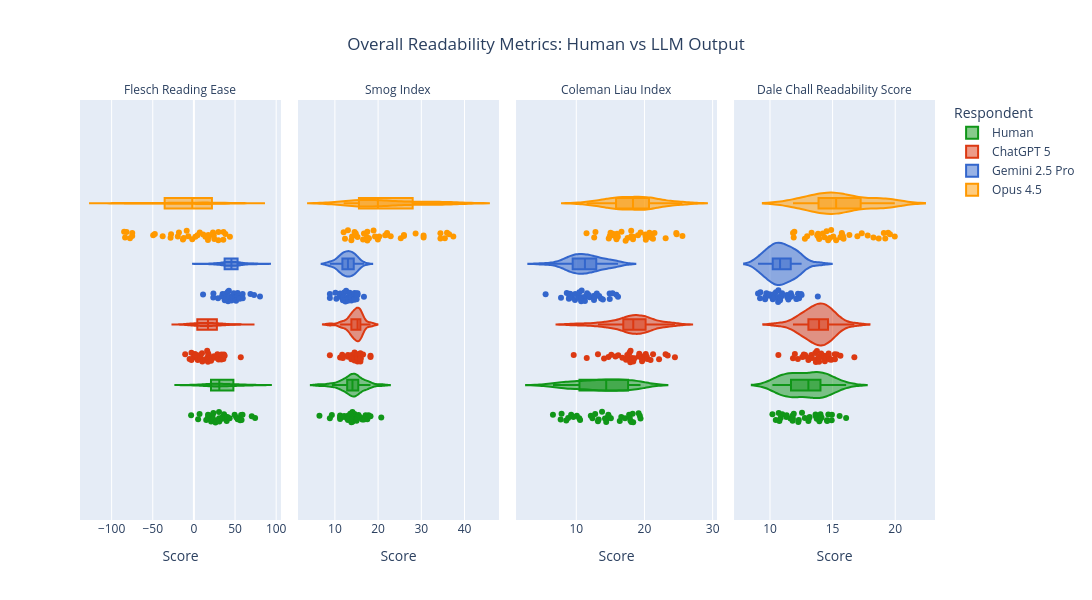

The code cell stored with this chart in its notebook:
### Code cell
# Facet only by metric
fig = px.violin(
    to_plot[to_plot["metric"].isin(plot_metrics)], 
    x = "Score", color = "Respondent", 
    box = True, points = "all",
    facet_col = "metric", 
    title = "Overall Readability Metrics: Human vs LLM Output",
    color_discrete_map = colour_mapping,
    height = 600, width = 1200,
    ).update_xaxes(matches = None).update_layout(title_x = 0.5)

# fig = px.box(to_plot, x = "Score", color = "Respondent", 
#              points = "all",
#              facet_col = "metric", 
#              height = 500, width = 1300
#              ).update_xaxes(matches = None).update_layout(boxmode = "group", boxgap = 0, boxgroupgap = 0.5)

fig.for_each_annotation(lambda a: a.update(text = a.text.split("=")[1].replace("_", " ").title()))
fig.for_each_xaxis(lambda xaxis: xaxis.update(showticklabels = True))
fig.show()

### Figure 1 — Plotly figure (JSON) as saved in the notebook; plotly's stock layout.template omitted (floating-point values rounded to 4 significant figures)
{"data": [{"alignmentgroup": "True", "box": {"visible": true}, "hovertemplate": "Respondent=Human<br>metric=flesch_reading_ease<br>Score=%{x}<extra></extra>", "legendgroup": "Human", "marker": {"color": "#109618"}, "name": "Human", "offsetgroup": "Human", "orientation": "h", "points": "all", "scalegroup": "True", "showlegend": true, "type": "violin", "x": [36.59, 49.48, 57.36, 74.4, 53.16, 30.73, 37.9, 6.87, 23.0, 26.21, -3.397, 14.97, 20.93, 17.16, 20.72, 43.45, 57.92, 70.32, 56.28, 39.84, 30.88, 22.62, 23.68, 17.14, 59.07, 30.5, 51.47, 5.133, 34.87, 38.06, 40.78, 19.63, 34.25, 17.61, 27.84], "x0": " ", "xaxis": "x", "y0": " ", "yaxis": "y"}, {"alignmentgroup": "True", "box": {"visible": true}, "hovertemplate": "Respondent=Human<br>metric=smog_index<br>Score=%{x}<extra></extra>", "legendgroup": "Human", "marker": {"color": "#109618"}, "name": "Human", "offsetgroup": "Human", "orientation": "h", "points": "all", "scalegroup": "True", "showlegend": false, "type": "violin", "x": [12.79, 14.07, 13.02, 6.427, 11.21, 14.91, 11.86, 17.8, 17.12, 16.32, 20.74, 16.73, 14.96, 14.27, 15.47, 14.55, 9.3, 8.842, 11.21, 14.07, 15.02, 13.82, 13.97, 15.11, 11.21, 12.16, 13.02, 15.9, 13.56, 13.02, 15.25, 17.51, 14.07, 18.24, 14.55], "x0": " ", "xaxis": "x2", "y0": " ", "yaxis": "y2"}, {"alignmentgroup": "True", "box": {"visible": true}, "hovertemplate": "Respondent=Human<br>metric=coleman_liau_index<br>Score=%{x}<extra></extra>", "legendgroup": "Human", "marker": {"color": "#109618"}, "name": "Human", "offsetgroup": "Human", "orientation": "h", "points": "all", "scalegroup": "True", "showlegend": false, "type": "violin", "x": [14.75, 12.37, 8.809, 7.706, 9.249, 15.07, 10.56, 19.14, 16.6, 14.39, 19.42, 17.93, 18.35, 17.83, 18.27, 9.572, 8.526, 6.575, 10.08, 12.13, 13.28, 14.46, 18.07, 17.75, 7.843, 13.78, 10.43, 16.38, 19.32, 12.77, 13.17, 14.68, 14.21, 17.15, 14.7], "x0": " ", "xaxis": "x3", "y0": " ", "yaxis": "y3"}, {"alignmentgroup": "True", "box": {"visible": true}, "hovertemplate": "Respondent=Human<br>metric=dale_chall_readability_score<br>Score=%{x}<extra></extra>", "legendgroup": "Human", "marker": {"color": "#109618"}, "name": "Human", "offsetgroup": "Human", "orientation": "h", "points": "all", "scalegroup": "True", "showlegend": false, "type": "violin", "x": [14.02, 13.94, 11.9, 14.03, 11.81, 11.3, 14.03, 14.93, 13.1, 13.07, 13.73, 11.81, 14.55, 15.56, 14.57, 11.63, 12.26, 11.83, 10.75, 11.33, 12.56, 14.95, 16.08, 14.66, 10.7, 12.78, 10.19, 13.66, 14.11, 12.3, 10.85, 13.16, 10.46, 13.64, 10.98], "x0": " ", "xaxis": "x4", "y0": " ", "yaxis": "y4"}, {"alignmentgroup": "True", "box": {"visible": true}, "hovertemplate": "Respondent=ChatGPT 5<br>metric=flesch_reading_ease<br>Score=%{x}<extra></extra>", "legendgroup": "ChatGPT 5", "marker": {"color": "#DC3912"}, "name": "ChatGPT 5", "offsetgroup": "ChatGPT 5", "orientation": "h", "points": "all", "scalegroup": "True", "showlegend": true, "type": "violin", "x": [9.829, 29.95, 28.75, 17.38, -0.746, -10.59, 37.37, 24.44, 1.26, 10.23, -2.97, 17.38, 36.51, 3.963, 8.318, 18.35, 18.96, 17.08, 16.12, 4.643, 20.89, 25.84, 16.5, -2.97, 13.71, 35.81, 33.39, 7.614, -5.251, 17.38, 56.97, 2.275, 33.53, 28.62, 1.999], "x0": " ", "xaxis": "x", "y0": " ", "yaxis": "y"}, {"alignmentgroup": "True", "box": {"visible": true}, "hovertemplate": "Respondent=ChatGPT 5<br>metric=smog_index<br>Score=%{x}<extra></extra>", "legendgroup": "ChatGPT 5", "marker": {"color": "#DC3912"}, "name": "ChatGPT 5", "offsetgroup": "ChatGPT 5", "orientation": "h", "points": "all", "scalegroup": "True", "showlegend": false, "type": "violin", "x": [14.91, 14.07, 13.82, 15.9, 15.9, 13.82, 13.82, 11.7, 15.25, 18.24, 16.53, 14.55, 11.21, 18.24, 15.9, 15.9, 13.02, 14.55, 15.25, 15.25, 15.25, 14.55, 15.9, 15.9, 15.25, 15.25, 14.55, 15.9, 13.82, 13.82, 8.842, 15.9, 11.86, 13.02, 15.9], "x0": " ", "xaxis": "x2", "y0": " ", "yaxis": "y2"}, {"alignmentgroup": "True", "box": {"visible": true}, "hovertemplate": "Respondent=ChatGPT 5<br>metric=coleman_liau_index<br>Score=%{x}<extra></extra>", "legendgroup": "ChatGPT 5", "marker": {"color": "#DC3912"}, "name": "ChatGPT 5", "offsetgroup": "ChatGPT 5", "orientation": "h", "points": "all", "scalegroup": "True", "showlegend": false, "type": "violin", "x": [20.1, 15.14, 18.36, 23.1, 17.92, 21.26, 11.53, 14.72, 20.34, 20.05, 20.89, 17.3, 17.8, 17.47, 19.16, 20.19, 14.08, 17.96, 19.58, 19.65, 16.15, 16.76, 18.55, 23.41, 22.14, 15.74, 13.18, 19.24, 24.47, 17.71, 9.622, 20.41, 18.16, 17.92, 19.39], "x0": " ", "xaxis": "x3", "y0": " ", "yaxis": "y3"}, {"alignmentgroup": "True", "box": {"visible": true}, "hovertemplate": "Respondent=ChatGPT 5<br>metric=dale_chall_readability_score<br>Score=%{x}<extra></extra>", "legendgroup": "ChatGPT 5", "marker": {"color": "#DC3912"}, "name": "ChatGPT 5", "offsetgroup": "ChatGPT 5", "orientation": "h", "points": "all", "scalegroup": "True", "showlegend": false, "type": "violin", "x": [14.48, 13.94, 14.7, 16.74, 14.48, 15.19, 12.7, 12.71, 15.62, 14.33, 14.38, 13.92, 13.85, 12.58, 12.23, 13.72, 12.81, 13.07, 13.3, 11.84, 13.07, 13.61, 13.75, 14.91, 14.08, 11.99, 15.18, 14.78, 14.68, 13.35, 10.67, 13.92, 14.31, 15.35, 13.66], "x0": " ", "xaxis": "x4", "y0": " ", "yaxis": "y4"}, {"alignmentgroup": "True", "box": {"visible": true}, "hovertemplate": "Respondent=Gemini 2.5 Pro<br>metric=flesch_reading_ease<br>Score=%{x}<extra></extra>", "legendgroup": "Gemini 2.5 Pro", "marker": {"color": "#3366CC"}, "name": "Gemini 2.5 Pro", "offsetgroup": "Gemini 2.5 Pro", "orientation": "h", "points": "all", "scalegroup": "True", "showlegend": true, "type": "violin", "x": [42.52, 46.52, 52.11, 53.12, 45.58, 37.5, 50.63, 59.21, 37.26, 43.08, 47.18, 35.1, 50.47, 29.33, 11.13, 53.16, 53.08, 41.61, 23.7, 34.19, 51.23, 48.41, 37.08, 38.48, 41.53, 54.95, 41.07, 34.86, 23.53, 80.31, 73.13, 39.53, 59.34, 55.76, 68.72], "x0": " ", "xaxis": "x", "y0": " ", "yaxis": "y"}, {"alignmentgroup": "True", "box": {"visible": true}, "hovertemplate": "Respondent=Gemini 2.5 Pro<br>metric=smog_index<br>Score=%{x}<extra></extra>", "legendgroup": "Gemini 2.5 Pro", "marker": {"color": "#3366CC"}, "name": "Gemini 2.5 Pro", "offsetgroup": "Gemini 2.5 Pro", "orientation": "h", "points": "all", "scalegroup": "True", "showlegend": false, "type": "violin", "x": [11.7, 13.82, 11.21, 11.21, 11.86, 13.35, 11.86, 11.21, 13.02, 11.21, 13.02, 13.82, 10.13, 14.55, 14.55, 13.43, 11.98, 15.25, 15.02, 16.73, 12.46, 13.43, 14.55, 13.56, 12.46, 13.02, 13.82, 15.25, 15.02, 8.842, 8.842, 14.55, 12.16, 12.6, 10.36], "x0": " ", "xaxis": "x2", "y0": " ", "yaxis": "y2"}, {"alignmentgroup": "True", "box": {"visible": true}, "hovertemplate": "Respondent=Gemini 2.5 Pro<br>metric=coleman_liau_index<br>Score=%{x}<extra></extra>", "legendgroup": "Gemini 2.5 Pro", "marker": {"color": "#3366CC"}, "name": "Gemini 2.5 Pro", "offsetgroup": "Gemini 2.5 Pro", "orientation": "h", "points": "all", "scalegroup": "True", "showlegend": false, "type": "violin", "x": [13.9, 11.58, 10.33, 10.44, 9.843, 12.6, 10.73, 7.757, 11.83, 13.63, 11.27, 13.35, 9.808, 12.62, 15.87, 10.82, 8.913, 10.79, 15.32, 11.27, 9.121, 9.355, 14.91, 12.69, 14.89, 9.041, 11.43, 13.01, 16.12, 5.5, 8.605, 11.98, 9.121, 10.72, 8.977], "x0": " ", "xaxis": "x3", "y0": " ", "yaxis": "y3"}, {"alignmentgroup": "True", "box": {"visible": true}, "hovertemplate": "Respondent=Gemini 2.5 Pro<br>metric=dale_chall_readability_score<br>Score=%{x}<extra></extra>", "legendgroup": "Gemini 2.5 Pro", "marker": {"color": "#3366CC"}, "name": "Gemini 2.5 Pro", "offsetgroup": "Gemini 2.5 Pro", "orientation": "h", "points": "all", "scalegroup": "True", "showlegend": false, "type": "violin", "x": [13.82, 11.63, 11.36, 12.32, 11.47, 10.8, 10.22, 9.045, 11.67, 11.47, 10.31, 9.644, 10.96, 10.85, 11.75, 11.38, 10.66, 9.236, 10.67, 10.71, 9.941, 10.36, 12.52, 10.95, 12.14, 9.965, 12.1, 12.24, 12.48, 9.206, 10.65, 10.47, 9.718, 9.611, 10.22], "x0": " ", "xaxis": "x4", "y0": " ", "yaxis": "y4"}, {"alignmentgroup": "True", "box": {"visible": true}, "hovertemplate": "Respondent=Opus 4.5<br>metric=flesch_reading_ease<br>Score=%{x}<extra></extra>", "legendgroup": "Opus 4.5", "marker": {"color": "#FF9900"}, "name": "Opus 4.5", "offsetgroup": "Opus 4.5", "orientation": "h", "points": "all", "scalegroup": "True", "showlegend": true, "type": "violin", "x": [-37.95, 4.364, 35.76, 35.95, -74.98, -12.33, 11.32, 18.04, -27.76, -8.767, -18.19, -13.32, -19.55, 14.02, -49.49, 43.75, 24.13, 7.107, 1.788, -81.84, -28.37, 24.82, -77.68, -2, 17.49, 29.82, -6.779, 17.07, -47.47, 29.72, 38.34, -83.62, 23.19, -84.81, -74.93], "x0": " ", "xaxis": "x", "y0": " ", "yaxis": "y"}, {"alignmentgroup": "True", "box": {"visible": true}, "hovertemplate": "Respondent=Opus 4.5<br>metric=smog_index<br>Score=%{x}<extra></extra>", "legendgroup": "Opus 4.5", "marker": {"color": "#FF9900"}, "name": "Opus 4.5", "offsetgroup": "Opus 4.5", "orientation": "h", "points": "all", "scalegroup": "True", "showlegend": false, "type": "violin", "x": [28.68, 19.95, 14.55, 13.02, 34.42, 22.08, 14.84, 14.84, 25.25, 21.64, 25.98, 22.08, 22.92, 17.51, 30.53, 13.97, 12.03, 17.51, 18.95, 35.95, 25.98, 17.88, 34.42, 17.41, 16.73, 15.25, 20.27, 19.29, 30.53, 13.82, 12.34, 37.41, 16.53, 36.44, 35.45], "x0": " ", "xaxis": "x2", "y0": " ", "yaxis": "y2"}, {"alignmentgroup": "True", "box": {"visible": true}, "hovertemplate": "Respondent=Opus 4.5<br>metric=coleman_liau_index<br>Score=%{x}<extra></extra>", "legendgroup": "Opus 4.5", "marker": {"color": "#FF9900"}, "name": "Opus 4.5", "offsetgroup": "Opus 4.5", "orientation": "h", "points": "all", "scalegroup": "True", "showlegend": false, "type": "violin", "x": [20.2, 19.05, 14.76, 15.37, 20.73, 18.35, 14.92, 17.23, 20.17, 20.97, 18.05, 21.05, 23.11, 15.81, 21.25, 11.5, 15.21, 18.32, 16.63, 21.47, 20.12, 12.81, 24.67, 19.43, 17.53, 15.9, 25.57, 15.03, 15.97, 16.09, 12.63, 20.35, 18.07, 24.72, 20.49], "x0": " ", "xaxis": "x3", "y0": " ", "yaxis": "y3"}, {"alignmentgroup": "True", "box": {"visible": true}, "hovertemplate": "Respondent=Opus 4.5<br>metric=dale_chall_readability_score<br>Score=%{x}<extra></extra>", "legendgroup": "Opus 4.5", "marker": {"color": "#FF9900"}, "name": "Opus 4.5", "offsetgroup": "Opus 4.5", "orientation": "h", "points": "all", "scalegroup": "True", "showlegend": false, "type": "violin", "x": [17.33, 13.93, 14.34, 14.88, 19.2, 15.62, 12.79, 11.84, 16.98, 15.75, 15.05, 15.83, 16.34, 15.73, 17.8, 12.97, 13.77, 13.32, 14.22, 19.09, 15.87, 13.84, 19.96, 14.78, 15.28, 11.89, 14.65, 15.73, 19.58, 14.52, 11.95, 18.68, 13.86, 18.26, 19.43], "x0": " ", "xaxis": "x4", "y0": " ", "yaxis": "y4"}], "layout": {"annotations": [{"font": {}, "showarrow": false, "text": "Flesch Reading Ease", "x": 0.1175, "xanchor": "center", "xref": "paper", "y": 1, "yanchor": "bottom", "yref": "paper"}, {"font": {}, "showarrow": false, "text": "Smog Index", "x": 0.3725, "xanchor": "center", "xref": "paper", "y": 1, "yanchor": "bottom", "yref": "paper"}, {"font": {}, "showarrow": false, "text": "Coleman Liau Index", "x": 0.6275, "xanchor": "center", "xref": "paper", "y": 1, "yanchor": "bottom", "yref": "paper"}, {"font": {}, "showarrow": false, "text": "Dale Chall Readability Score", "x": 0.8825, "xanchor": "center", "xref": "paper", "y": 1, "yanchor": "bottom", "yref": "paper"}], "height": 600, "legend": {"title": {"text": "Respondent"}, "tracegroupgap": 0}, "title": {"text": "Overall Readability Metrics: Human vs LLM Output", "x": 0.5}, "violinmode": "group", "width": 1200, "xaxis": {"anchor": "y", "domain": [0, 0.235], "showticklabels": true, "title": {"text": "Score"}}, "xaxis2": {"anchor": "y2", "domain": [0.255, 0.49], "showticklabels": true, "title": {"text": "Score"}}, "xaxis3": {"anchor": "y3", "domain": [0.51, 0.745], "showticklabels": true, "title": {"text": "Score"}}, "xaxis4": {"anchor": "y4", "domain": [0.765, 1.0], "showticklabels": true, "title": {"text": "Score"}}, "yaxis": {"anchor": "x", "domain": [0, 1]}, "yaxis2": {"anchor": "x2", "domain": [0, 1], "matches": "y", "showticklabels": false}, "yaxis3": {"anchor": "x3", "domain": [0, 1], "matches": "y", "showticklabels": false}, "yaxis4": {"anchor": "x4", "domain": [0, 1], "matches": "y", "showticklabels": false}}}
